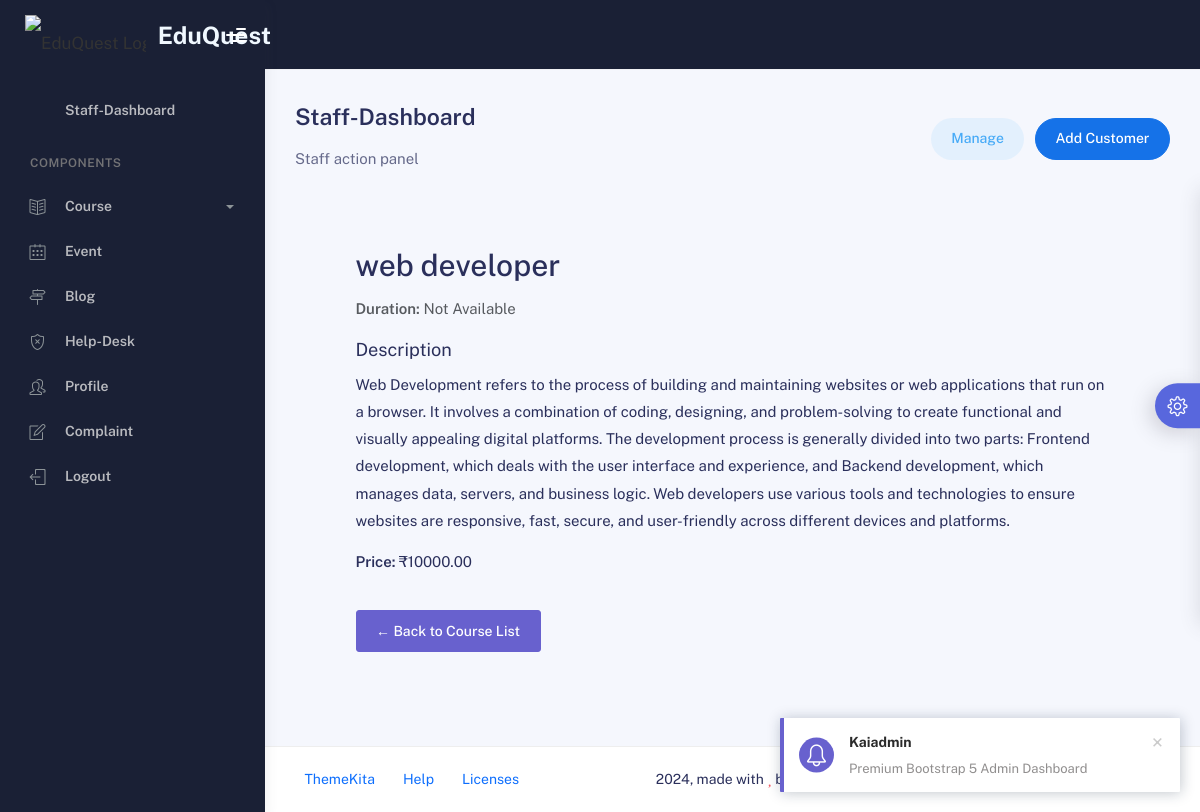
Page /admin/course_details.php?course_id=4 (signed in) on the committed database.
### tables this page shows
CREATE TABLE `courses` (
  `course_id` int(11) NOT NULL,
  `course_name` varchar(255) NOT NULL,
  `sub_name` varchar(255) DEFAULT NULL,
  `price` decimal(10,2) DEFAULT NULL,
  `discounted_price` decimal(10,2) DEFAULT NULL,
  `discount_percentage` int(11) DEFAULT 0,
  `image` varchar(255) DEFAULT NULL,
  `short_notes` text DEFAULT NULL,
  `description` text DEFAULT NULL,
  `requirements` text DEFAULT NULL,
  `created_at` timestamp NOT NULL DEFAULT current_timestamp(),
  `created_by` int(11) DEFAULT NULL
);

### admin/course_details.php (the view, shortened to what this page needs)
<?php
include('header.php');
$servername = "localhost";
$username = "root";
$password = "";
$dbname = "eduquest";
$conn = new mysqli($servername, $username, $password, $dbname);
$course = null;
if (isset($_GET['course_id'])) {
    $course_id = intval($_GET['course_id']);
    $stmt = $conn->prepare("SELECT * FROM courses WHERE course_id = ?");
    $stmt->bind_param("i", $course_id);
    $stmt->execute();
    $result = $stmt->get_result();
    if ($result->num_rows > 0) {
        $course = $result->fetch_assoc();
    } else {
        $course = null;
    }
}
?>
<div class="container">
    <div class="page-inner">
        <div class="d-flex align-items-left align-items-md-center flex-column flex-md-row pt-2 pb-4">
            <div>
                <h3 class="fw-bold mb-3">Staff-Dashboard</h3>
                <h6 class="op-7 mb-2">Staff action panel</h6>
            </div>
            <div class="ms-md-auto py-2 py-md-0">
                <a href="#" class="btn btn-label-info btn-round me-2">Manage</a>
                <a href="#" class="btn btn-primary btn-round">Add Customer</a>
            </div>
        </div>
        <div class="container">
            <div class="page-inner">
                <div class="container course-details-container">
                    <?php if ($course): ?>
                        <h1 class="course-title"><?= htmlspecialchars($course['course_name']) ?></h1>
                        <?php if (isset($course['duration'])): ?>
                            <p class="text-muted mb-3"><strong>Duration:</strong> <?= htmlspecialchars($course['duration']) ?></p>
                        <?php else: ?>
                            <p class="text-muted mb-3"><strong>Duration:</strong> Not Available</p>
                        <?php endif; ?>
                        <h5>Description</h5>
                        <p><?= nl2br(htmlspecialchars($course['description'])) ?></p>
                        <?php if (isset($course['price'])): ?>
                            <p><strong>Price:</strong> ₹<?= htmlspecialchars($course['price']) ?></p>
                        <?php endif; ?>
                        <a href="course.php" class="btn btn-secondary mt-4">← Back to Course List</a>
                    <?php else: ?>
                        <div class="alert alert-warning">Course not found.</div>
                    <?php endif; ?>
                </div>
            </div>
        </div>
    </div>
</div>
<?php
include('footer.php');
?>

### admin/header.php (shortened to what this page needs)
<!DOCTYPE html>
<html lang="en">
  <head>
    <link rel="stylesheet" href="assets/css/bootstrap.min.css" />
    <link rel="stylesheet" href="assets/css/plugins.min.css" />
    <link rel="stylesheet" href="assets/css/kaiadmin.min.css" />
    <link rel="stylesheet" href="assets/css/demo.css" />
  </head>
  <body>
    <div class="wrapper">
      <div class="sidebar" data-background-color="dark">
        <div class="sidebar-logo">
          <div class="logo-header" data-background-color="dark">
          <a class="navbar-brand" href="index.php" style="display: flex; align-items: center; text-decoration: none;">
                                <img src="assets/img/favicon.ico" alt="EduQuest Logo" style="height: 40px; margin-right: 12px;">
                                <span style="font-weight: bold; font-size: 24px; color: aliceblue;">EduQuest</span>
                            </a>
            <div class="nav-toggle">
              <button class="btn btn-toggle toggle-sidebar">
                <i class="gg-menu-right"></i>
              </button>
            </div>
          </div>
        </div>
        <div class="sidebar-wrapper scrollbar scrollbar-inner">
          <div class="sidebar-content">
            <ul class="nav nav-secondary">
              <li class="nav-item">
                <a href="staff.php">
                  <i class="fas fa-home"></i>
                  <p>Staff-Dashboard</p>
                </a>
              </li>
              <li class="nav-section">
                <h4 class="text-section">Components</h4>
              </li>
              <li class="nav-item">
                <a data-bs-toggle="collapse" href="#base">
                <i class="icon-book-open"></i>
                  <p>Course</p>
                  <span class="caret"></span>
                </a>
              </li>
              <li class="nav-item">
                <a href="event.php">
                <i class="icon-calendar"></i>
                  <p>Event</p>
                </a>
              </li>
              <li class="nav-item">
                <a href="blog.php">
                <i class="icon-directions"></i>
                  <p>Blog</p>
                </a>
              </li>
              <li class="nav-item">
                <a href="Help_staf_desk.php">
                  <i class="icon-shield"></i>
                  <p>Help-Desk</p>
                </a>
              </li>
              <li class="nav-item">
                <a href="staff_profile.php">
                  <i class="icon-people"></i>
                  <p>Profile</p>
                </a>
              </li>
              <li class="nav-item">
                <a href="staff_complint.php">
                <i class="icon-note"></i>
                  <p>Complaint</p>
                </a>
              </li>
              <li class="nav-item">
                  <a  href="logout.php">
                  <i class="icon-logout"></i>
                      <p>Logout</p>
                  </a>
              </li>
            </ul>
          </div>
        </div>
      </div>
      <div class="main-panel">
        <div class="main-header">
          <nav
            class="navbar navbar-header navbar-header-transparent navbar-expand-lg border-bottom"
          >
          </nav>
        </div>

### admin/footer.php (shortened to what this page needs)
<footer class="footer">
          <div class="container-fluid d-flex justify-content-between">
            <nav class="pull-left">
              <ul class="nav">
                <li class="nav-item">
                  <a class="nav-link" href="http://www.themekita.com">
                    ThemeKita
                  </a>
                </li>
                <li class="nav-item">
                  <a class="nav-link" href="#"> Help </a>
                </li>
                <li class="nav-item">
                  <a class="nav-link" href="#"> Licenses </a>
                </li>
              </ul>
            </nav>
            <div class="copyright">
              2024, made with <i class="fa fa-heart heart text-danger"></i> by
              <a href="http://www.themekita.com">ThemeKita</a>
            </div>
            <div>
              <a target="_blank" href="https://themewagon.com/">ThemeWagon</a>.
            </div>
          </div>
        </footer>
      </div>
      <div class="custom-template">
        <div class="custom-toggle">
          <i class="icon-settings"></i>
        </div>
      </div>
    </div>
  </body>
</html>

### admin/assets/css/demo.css (style rules this page uses)
.custom-template { position: fixed; top: 50%; transform: translateY(-50%); right: -325px; width: 325px; height: max-content; display: block; z-index: 1; background: #ffffff; transition: all .3s; z-index: 1003; box-shadow: -1px 1px 20px rgba(69, 65, 78, 0.15); border-top-left-radius: 5px; border-bottom-left-radius: 5px; transition: all .5s; }
.custom-template .custom-toggle { position: absolute; width: 45px; height: 45px; background: #5867dd; top: 50%; left: -45px; transform: translateY(-50%); display: flex; align-items: center; justify-content: center; text-align: center; border-top-left-radius: 30px; border-bottom-left-radius: 30px; cursor: pointer; color: #ffffff; box-shadow: -5px 5px 20px rgba(69, 65, 78, 0.21); }
.custom-template .custom-toggle i { font-size: 20px; animation: 1.3s spin linear infinite; }

### admin/course_details.php (style rules this page uses)
.course-details-container { padding: 20px; }

### rows in the picture
courses: course_name "web developer", description "Web Development refers to the process of building and maintaining websites or web applications that run on a browser. It involves a combination of coding, designing, and problem-solving to create functional and visually appealing digital platforms. The development process is generally divided into two parts: Frontend development, which deals with the user interface and experience, and Backend development, which manages data, servers, and business logic. Web developers use various tools and technologies to ensure websites are responsive, fast, secure, and user-friendly across different devices and platforms.", price "10000.00"
